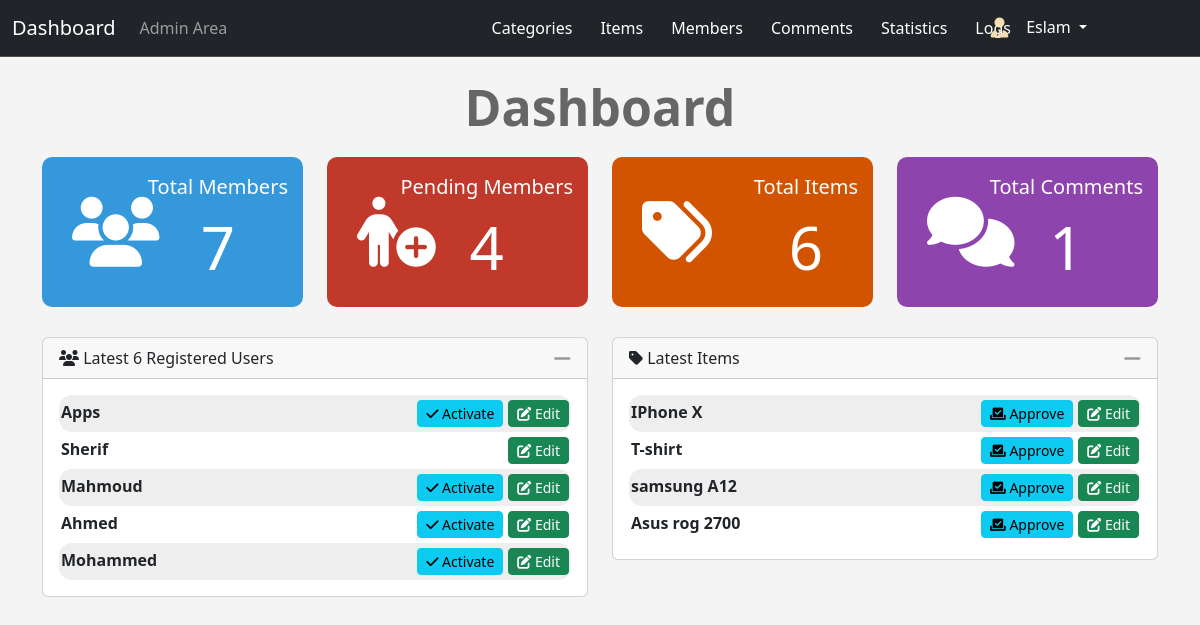
Page /admin/dashboard.php (signed in) on the committed database.
### tables this page shows
CREATE TABLE `users` (
  `UserID` int(11) NOT NULL,
  `Username` varchar(255) NOT NULL COMMENT 'User Name For Login',
  `Password` varchar(255) NOT NULL,
  `Email` varchar(255) NOT NULL,
  `FullName` varchar(255) NOT NULL,
  `GroupID` int(11) NOT NULL DEFAULT 0 COMMENT 'Identify Users Group',
  `TrustStatus` int(11) NOT NULL DEFAULT 0,
  `RegStatus` int(11) NOT NULL DEFAULT 0,
  `Date` date NOT NULL
);

CREATE TABLE `items` (
  `Item_ID` int(11) NOT NULL,
  `Name` varchar(255) NOT NULL,
  `Description` text NOT NULL,
  `Price` varchar(255) NOT NULL,
  `Add_Date` date NOT NULL,
  `Country_Made` varchar(255) NOT NULL,
  `Image` varchar(255) NOT NULL,
  `Status` varchar(255) NOT NULL,
  `Rating` smallint(6) NOT NULL,
  `Cat_ID` int(11) NOT NULL,
  `Member_ID` int(11) NOT NULL,
  `Approve` tinyint(4) NOT NULL DEFAULT 0
);

### admin/includes/functions/functions.php (called while the page is built, shortened)
<?php
    function checkItems($record, $table, $value) {
        global $con;
        $statement = $con->prepare("SELECT $record FROM $table WHERE $record = :value");
        $statement->execute(array(
            'value' => $value
        ));
        $count = $statement->rowCount();
        return $count;
    }
    function countItems($item, $table) {
        global $con;
        $stmt = $con->prepare("SELECT COUNT($item) FROM $table");
        $stmt->execute();
        return $stmt->fetchColumn();
    }
    function getLatest($filed, $table, $order, $limit, $filterIssues = null) {
        global $con;
        $filterQuery = null;
        if ($filterIssues == 'user') {
            $filterQuery = 'WHERE GroupID != 1';
        }
        $stmt = $con->prepare("SELECT $filed FROM $table $filterQuery ORDER BY $order DESC LIMIT $limit ");
        $stmt->execute();
        $rows = $stmt->fetchAll();
        return $rows;
    }

### admin/dashboard.php (the view, shortened to what this page needs)
<?php
if (isset($_SESSION['Username'])) {
    include 'init.php';
    $countLusers = 6;
    $Lusers = getLatest('*', 'users', 'UserID', $countLusers, 'user');
    $countLItems = 4;
    $LItems = getLatest('Item_ID, Name, Approve', 'items', 'Item_ID', $countLItems);
?>
    <div class="container home-stats text-center">
        <h1>Dashboard</h1>
        <div class="row">
            <div class="col-md-3">
                <div class="stat st-members">
                    <i class="fa-solid fa-users"></i>
                    <div class="info">
                        Total Members
                        <span><a href="members.php"><?php echo countItems('UserID', 'users'); ?></a></span>
                    </div>
                </div>
            </div>
            <div class="col-md-3">
                <div class="stat st-pending">
                <i class="fa-solid fa-person-circle-plus"></i>
                    <div class="info">
                        Pending Members
                        <span><a href="members.php?do=Manage&page=Pending">
                            <?php echo checkItems('RegStatus', 'users', 0) ?>
                        </a></span>
                    </div>
                </div>
            </div>
            <div class="col-md-3">
                <div class="stat st-items">
                <i class="fa-solid fa-tags"></i>
                    <div class="info">
                        Total Items
                            <span><a href="items.php">
                                <?php echo countItems('Item_ID', 'items') ?>
                            </a></span>
                    </div>
                </div>
            </div>
            <div class="col-md-3">
                <div class="stat st-comments">
                    <i class="fa-solid fa-comments"></i>
                    <div class="info">
                        Total Comments
                        <span>
                            <a href="comments.php"><?php echo countItems('comment', 'comments'); ?></a>
                        </span>
                    </div>
                </div>
            </div>
        </div>
    </div>
    <div class="container latest">
        <div class="row">
            <div class="col-sm-6">
                <div class="card">
                    <div class="card-header">
                        <i class="fa fa-users"></i> Latest <?php echo $countLusers; ?> Registered Users
                    <span class="toggle-info float-end"><i class="fa-solid fa-minus fa-lg"></i></span>
                    </div>
                    <div class="card-body">
                        <ul class="list-unstyled latest-users">
                            <?php
                            if (! empty($Lusers)) {
                                foreach ($Lusers as $user) {
                                    echo '<li><strong>' . $user['Username'] . '</strong><a href="members.php?do=Edit&userid=' . $user['UserID'] . '"><span class="btn btn-sm btn-success float-end"><i class="fa-regular fa-pen-to-square"></i> Edit</span></a>';
                                    if($user['RegStatus'] == 0) {
                                        echo '<a href="members.php?do=Activate&userid=' . $user['UserID'] . '" class="btn btn-sm btn-info activate float-end"><i class="fa-solid fa-check"></i> Activate</a>';
                                    }
                                    echo '</li>';
                                }
                            } else {
                                echo 'There is not record to show';
                            }
                            ?>
                        </ul>
                    </div>
                </div>
            </div>
            <div class="col-sm-6">
                <div class="card">
                    <div class="card-header">
                        <i class="fa fa-tag"></i> Latest Items
                        <span class="toggle-info float-end"><i class="fa-solid fa-minus fa-lg"></i></span>
                    </div>
                    <div class="card-body">
                        <ul class="list-unstyled latest-users">
                        <?php
                        if (! empty($LItems)) {
                            foreach ($LItems as $item) {
                                echo '<li><strong>' . $item['Name'] . '</strong><a href="items.php?do=Edit&itemid=' . $item['Item_ID'] . '"><span class="btn btn-sm btn-success float-end"><i class="fa-regular fa-pen-to-square"></i> Edit</span></a>';
                                if($item['Approve'] == 0) {
                                    echo '<a href="items.php?do=Approve&itemid=' . $item['Item_ID'] . '&page=dash" class="btn btn-sm btn-info activate float-end"><i class="fa-solid fa-check-to-slot"></i> Approve</a>';
                                }
                                echo '</li>';
                            }
                        } else {
                            echo 'There is not record to show';
                        }
                            ?>
                        </ul>
                    </div>
                </div>
            </div>
        </div>
    </div>
<?php
    include $tplDir . 'footer.php';
}else {
    header("Location: index.php");
}
?>

### admin/layout/css/brands.css (style rules this page uses)
:root, :host { --fa-style-family-brands: 'Font Awesome 6 Brands'; --fa-font-brands: normal 400 1em/1 'Font Awesome 6 Brands'; }

### admin/layout/css/solid.css (style rules this page uses)
:root, :host { --fa-style-family-classic: 'Font Awesome 6 Free'; --fa-font-solid: normal 900 1em/1 'Font Awesome 6 Free'; }
.fas, .fa-solid { font-weight: 900; }

### admin/layout/css/backend.css (style rules this page uses)
body { background-color: #f4f4f4; }
.home-stats .stat { padding: 15px; font-size: 20px; color: #fff; border-radius: 10px; position: relative; overflow: hidden; }
.home-stats .stat i { font-size: 70px; position: absolute; top: 40px; left: 30px; }
.home-stats .stat .info { float: right; }
.home-stats .stat a { color: #fff; text-decoration: none; }
.home-stats .stat span { display: block; font-size: 60px; }
.home-stats .st-members { background-color: #3498db; }
.home-stats .st-pending { background-color: #c0392b; }
.home-stats .st-items { background-color: #d35400; }
.home-stats .st-comments { background-color: #8e44ad; }
.latest { margin-top: 30px; }
.latest .toggle-info { color: #999; cursor: pointer; }
.latest-users { margin-bottom: 0px; }
.latest-users li { padding: 5px 2px; overflow: hidden; }
.latest-users li:nth-child(odd) { background-color: #eee; border-radius: 13px; }
.latest-users .btn-success, .latest-users .btn-info { padding: 2px 8px; }
.latest-users .btn-info { margin-right: 5px; }
h1 { font-size: 50px; margin: 20px 0; font-weight: bold; color: #666; }
.activate { margin-left: 5px; }

### rows in the picture
users: Username "Apps"
users: Username "Sherif"
users: Username "Mahmoud"
users: Username "Ahmed"
users: Username "Mohammed"
items: Name "IPhone X"
items: Name "T-shirt"
items: Name "samsung A12"
items: Name "Asus rog 2700"

### other values in the picture
language('ADMIN_HOME') "Admin Area"
language('CATEGORIES') "Categories"
language('ITEMS') "Items"
language('MEMBERS') "Members"
language('COMMENTS') "Comments"
language('STATISTICS') "Statistics"
language('LOGS') "Logs"
$_SESSION['Username'] "Eslam"
countItems('UserID', 'users') "7"
checkItems('RegStatus', 'users', 0) "4"
countItems('Item_ID', 'items') "6"
countItems('comment', 'comments') "1"
$countLusers "6"
